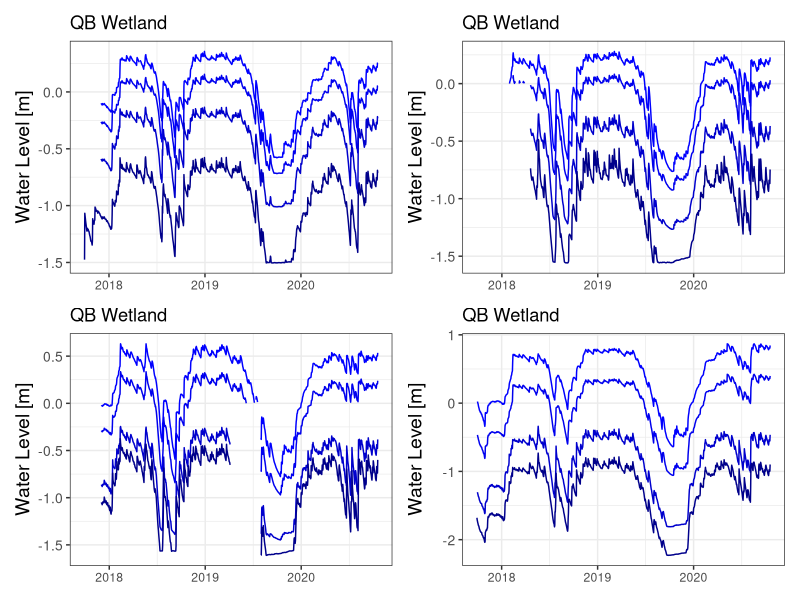

R code for this plot:
#~~~~~~~~~~~~~~~~~~~~~~~~~~~~~~~~~~~~~~~~~~~~~~~~~~~~~~~~~~~~~~~~~~~~~~~~~~~~~~~
#Title: Depth to water table calculation
#Coder: C. Nate Jones (cnjones7@ua.edu)
#Date: 3/5/2020
#Purpose: Estimate depth to water table at wetland sampling locations
#~~~~~~~~~~~~~~~~~~~~~~~~~~~~~~~~~~~~~~~~~~~~~~~~~~~~~~~~~~~~~~~~~~~~~~~~~~~~~~~

#~~~~~~~~~~~~~~~~~~~~~~~~~~~~~~~~~~~~~~~~~~~~~~~~~~~~~~~~~~~~~~~~~~~~~~~~~~~~~~~
#1.0 Setup workspace------------------------------------------------------------
#~~~~~~~~~~~~~~~~~~~~~~~~~~~~~~~~~~~~~~~~~~~~~~~~~~~~~~~~~~~~~~~~~~~~~~~~~~~~~~~
#Clear workspace
remove(list=ls())

#download relevant libraries
library(lubridate)
library(patchwork)
library(tidyverse)

#download data
df<-read_csv("data/waterLevel.csv")
survey<-read_csv("data/xs_survey.csv")

#Filter data to Site_Names of interest
df<- df %>%  filter(str_detect(Site_Name, "QB|TB|DB|ND")) 

#~~~~~~~~~~~~~~~~~~~~~~~~~~~~~~~~~~~~~~~~~~~~~~~~~~~~~~~~~~~~~~~~~~~~~~~~~~~~~~~
#2.0 Estimate Depth to Water Table-----------------------------------------------
#~~~~~~~~~~~~~~~~~~~~~~~~~~~~~~~~~~~~~~~~~~~~~~~~~~~~~~~~~~~~~~~~~~~~~~~~~~~~~~~
#2.1 Depth to water table function----------------------------------------------
waterLevel_fun<-function(wetland_code){
  
  #Organize data~~~~~~~~~~~~~~~~~~~~~~~~~~~~~~~~~~~~~~~~~~~~~~~~~~~~~~~~~~~~~~~~
  #Create wide df of wetland and upland water level data
  temp<-df %>%
    #Select time series of interest
    filter(Site_Name == paste0(wetland_code, ' Wetland Well Shallow') |
             Site_Name == paste0(wetland_code, ' Upland Well 1')) %>%
    #Create wide dataframe
    pivot_wider(names_from = Site_Name, 
                values_from = waterLevel) %>% 
    rename(y_sw = paste0(wetland_code, ' Wetland Well Shallow'),
           y_gw = paste0(wetland_code, ' Upland Well 1'))
  
  #Cross section data
  xs<-survey %>% filter(wetland == wetland_code) %>% select(distance, elevation)
  
  #Define points of interest
  sample<- survey %>% 
    filter(wetland == wetland_code) %>% 
    filter(str_detect(station,"KW"))%>% 
    select(station, distance, elevation)
  
  #Define Wells [for now, assume wetladn well x = 0]
  well<- survey %>% 
    filter(wetland == wetland_code) %>% 
    filter(str_detect(station,"Upland Well")) %>% 
    select(distance, elevation)
  
  #Estimate depth to water table~~~~~~~~~~~~~~~~~~~~~~~~~~~~~~~~~~~~~~~~~~~~~~~~
  #Start function to estimate depth to water table for each sampling point
  inner_fun<-function(n){
    
    #Define sample
    sample<-sample[n,]
    
    #Create interpolation to estimate inundation extent
    inundation_fun<-approxfun(xs$elevation, xs$distance, yleft = 0)
    
    #Define horizontal distances 
    temp <- temp %>%
      mutate(
        #Distance from well to edge of water
        x_sw = inundation_fun(y_sw), 
        #distance from wetland to upland well
        x_gw = well$distance,
        #distance from wetland well to sampling location
        x_n = sample$distance)
    
    #Define water level at sample location
    temp <- temp %>%
      mutate(y_n = 
               #If sampling the sampling location is beyond upland well
               if_else(x_n>=x_gw, 
                       y_gw,
                       #If sampling location is inundated
                       if_else(x_n<=x_sw, 
                               y_sw, 
                               #If sampling location between inunation and upland well
                               (y_gw-y_sw)*(x_n-x_sw)/(x_gw-x_sw) + y_sw)))
    
    #Estimate depth
    temp<-temp %>% mutate(d_n = sample$elevation - y_n, 
                          station = sample$station)
    
    #Organize and export
    temp %>% select(Timestamp, d_n, station)
  }
  
  #Apply function to all sites                   
  output<-lapply(seq(1, nrow(sample)),inner_fun) %>% bind_rows(.)
  
  #Add wetland code
  output$wetland<-wetland_code
  
  #Estimate elevation relative to ground surface
  output <-output %>% 
    mutate(y_n= d_n*-1) %>% 
    select(-d_n)
  
  #Export output
  output
}

#2.2 Apply Functions------------------------------------------------------------
Site_Names<-c("QB","TB","DB","ND")
df<-lapply(Site_Names, waterLevel_fun) %>% bind_rows(.)

#2.3 Export file----------------------------------------------------------------
write.csv(df, "data/waterLevel_at_sampling_location.csv")

#~~~~~~~~~~~~~~~~~~~~~~~~~~~~~~~~~~~~~~~~~~~~~~~~~~~~~~~~~~~~~~~~~~~~~~~~~~~~~~~
#3.0 Plots!!!-------------------------------------------------------------------
#~~~~~~~~~~~~~~~~~~~~~~~~~~~~~~~~~~~~~~~~~~~~~~~~~~~~~~~~~~~~~~~~~~~~~~~~~~~~~~~
#Quintesential Bay
QB<-df %>% 
  filter(wetland =="QB") %>% 
  pivot_wider(names_from = station, values_from = y_n) %>% 
  ggplot(aes(x=Timestamp)) + 
  geom_line(aes(y=`KW-1W`), col='blue1') +
  geom_line(aes(y=`KW-2E`), col='blue2') +
  geom_line(aes(y=`KW-3T`), col='blue3') +
  geom_line(aes(y=`KW-4U`), col='blue4') +
  ggtitle("QB Wetland") +
  theme_bw() +
  theme(
    axis.title.y = element_text(size = 14), 
    axis.text.y  = element_text(size = 10)
  ) + 
  #Add labels
  xlab(NULL) + 
  ylab("Water Level [m]") 

#Tiger B
TB<-df %>% 
  filter(wetland =="TB") %>% 
  pivot_wider(names_from = station, values_from = y_n) %>% 
  ggplot(aes(x=Timestamp)) + 
  geom_line(aes(y=`KW-1W`), col='blue1') +
  geom_line(aes(y=`KW-2E`), col='blue2') +
  geom_line(aes(y=`KW-3T`), col='blue3') +
  geom_line(aes(y=`KW-4U`), col='blue4') +
  ggtitle("QB Wetland") +
  theme_bw() +
  theme(
    axis.title.y = element_text(size = 14), 
    axis.text.y  = element_text(size = 10)
  ) + 
  #Add labels
  xlab(NULL) + 
  ylab("Water Level [m]") 
#Dark Bay
DB<-df %>% 
  filter(wetland =="DB") %>% 
  pivot_wider(names_from = station, values_from = y_n) %>% 
  ggplot(aes(x=Timestamp)) + 
  geom_line(aes(y=`KW-1W`), col='blue1') +
  geom_line(aes(y=`KW-2E`), col='blue2') +
  geom_line(aes(y=`KW-3T`), col='blue3') +
  geom_line(aes(y=`KW-4U`), col='blue4') +
  ggtitle("QB Wetland") +
  theme_bw() +
  theme(
    axis.title.y = element_text(size = 14), 
    axis.text.y  = element_text(size = 10)
  ) + 
  #Add labels
  xlab(NULL) + 
  ylab("Water Level [m]") 

#North Dogbone
ND<-df %>% 
  filter(wetland =="ND") %>% 
  pivot_wider(names_from = station, values_from = y_n) %>% 
  ggplot(aes(x=Timestamp)) + 
  geom_line(aes(y=`KW-1W`), col='blue1') +
  geom_line(aes(y=`KW-2E`), col='blue2') +
  geom_line(aes(y=`KW-3T`), col='blue3') +
  geom_line(aes(y=`KW-4U`), col='blue4') +
  ggtitle("QB Wetland") +
  theme_bw() +
  theme(
    axis.title.y = element_text(size = 14), 
    axis.text.y  = element_text(size = 10)
  ) + 
  #Add labels
  xlab(NULL) + 
  ylab("Water Level [m]") 

#plot
QB + TB + DB + ND 
